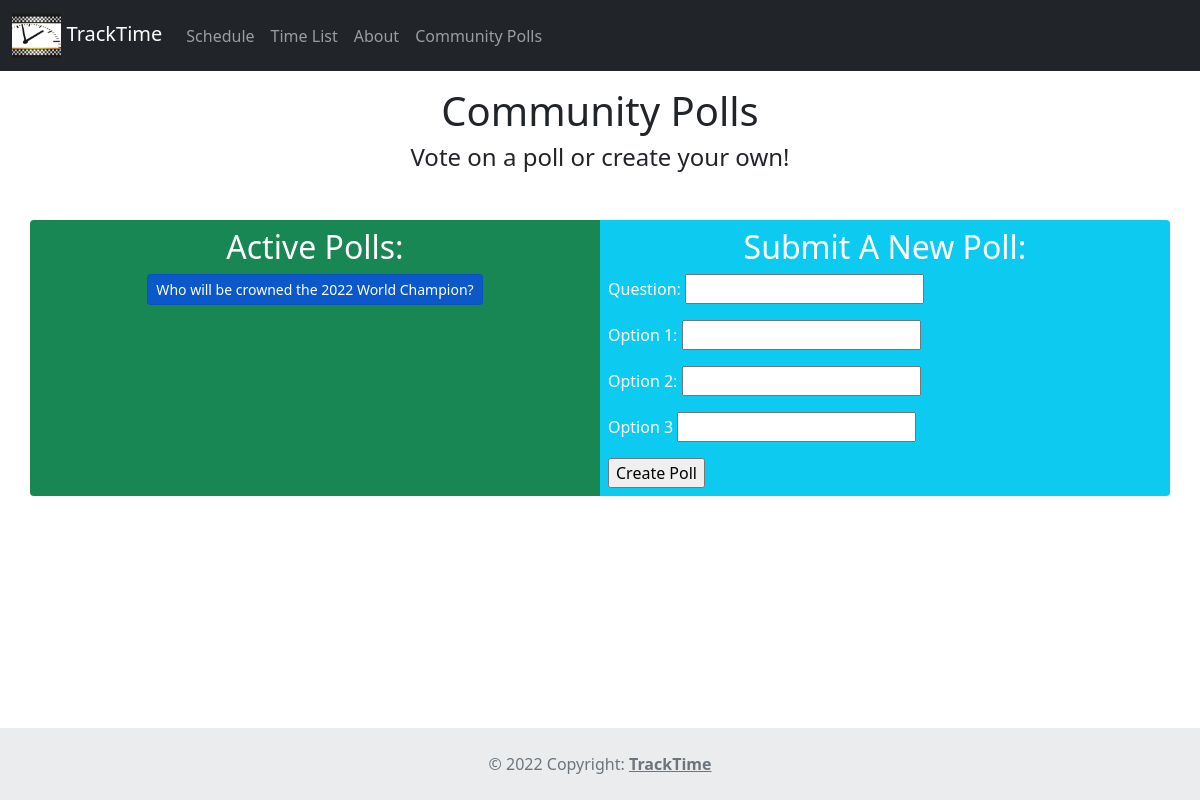
/polls/, run on an earlier commit of the app's database.
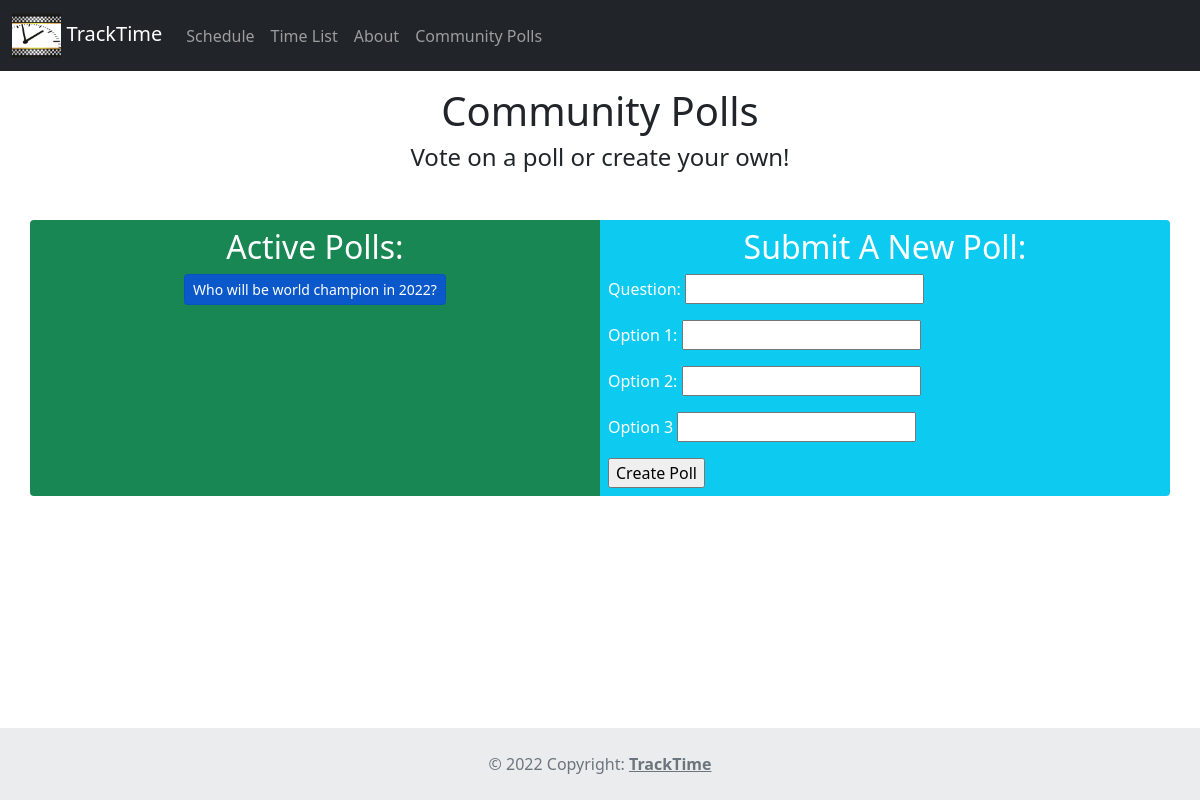
And on a later commit of the database.
### polls/models.py (models this page shows, shortened)
class Question(models.Model):
    question_text = models.CharField(max_length=200)
    pub_date = models.DateTimeField('date published')

### polls/views.py (the view)
# urls.py: path('', views.IndexView.as_view(), name='index'),
class IndexView(generic.ListView):
    template_name = 'polls/index.html'
    context_object_name = 'latest_question_list'
    def get_queryset(self):
        return Question.objects.filter(
            pub_date__lte=timezone.now()
        ).order_by('-pub_date')
    def get_context_data(self, **kwargs):
        context = super(IndexView, self).get_context_data(**kwargs)
        context['form'] = QuestionForm()
        return context

### polls/models.py
class QuestionForm(forms.Form):
    text = forms.CharField(label='Question', max_length=100)
    option_1 = forms.CharField(label='Option 1', max_length=50)
    option_2 = forms.CharField(label='Option 2', max_length=50)
    option_3 = forms.CharField(label='Option 3', max_length=50)

### polls/templates/polls/index.html (shortened to what this page needs)
<!DOCTYPE html>
<html lang="en">
    {% extends 'races/base.html' %}
    {% load static %}
        {% block body_block %}
        <div class="container">
            <div class="col-xs-1 mt-3" align="center">
                <h1>Community Polls</h1>
                <h4>Vote on a poll or create your own!</h4>
            </div>
            <div class="mt-5 row gx-4">
                <div class="col-lg-6 p-2 mb-2 rounded-start bg-success text-white">
                    <h2 align="center">Active Polls:</h2>
                    {% for question in latest_question_list %}
                        <div class="mt-2 mb-2 panel-body" align="center">
                            <a href="{% url 'polls:detail' question.id %}" class="btn btn-primary btn-sm active" role="button">{{ question.question_text }}</a>
                        </div>
                    {% endfor %}
                </div>
                <div class="col-lg-6 p-2 mb-2 rounded-end bg-info text-white">
                    <h2 align="center">Submit A New Poll:</h2>
                    <form action="{% url 'polls:submitQuestion' %}" method="post">
                        <div class="input-group mb-3">
                            <div class="input-group-prepend">
                                <label for="id_text">Question:</label>
                                {{ form.text }}
                            </div>
                        </div>
                        <div class="input-group mb-3">
                            <div class="input-group-prepend">
                                <label for="id_option_1">Option 1:</label>
                                {{ form.option_1 }}
                            </div>
                        </div>
                        <div class="input-group mb-3">
                            <div class="input-group-prepend">
                                <label for="id_option_2">Option 2:</label>
                                {{ form.option_2 }}
                            </div>
                        </div>
                        <div class="input-group mb-3">
                            <div class="input-group-prepend">
                                <label for="id_option_3">Option 3</label>
                                {{ form.option_3 }}
                            </div>
                        </div>
                        <input type="submit" value="Create Poll" />
                    </form>
                </div>
            </div>
        </div>
        {% endblock %}

What changed in the data, as far as the page shows it:
removed Question: question_text "Who will be crowned the 2022 World Champion?"
added Question: question_text "Who will be world champion in 2022?"
